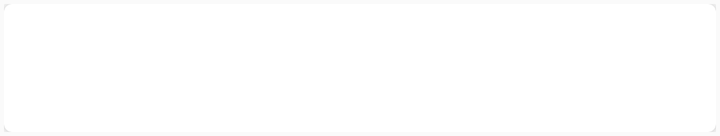
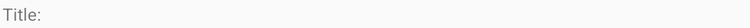

Compare how this app lays out the same screen by default and in its alternative resource folder. The renders come first, then the two layout files and the values they reference.
<!-- AndroidManifest.xml: application theme AppTheme -->
<!-- res/layout/receipt_list_item.xml -->
<?xml version="1.0" encoding="utf-8"?>
<LinearLayout xmlns:android="http://schemas.android.com/apk/res/android"
    xmlns:tools="http://schemas.android.com/tools"
    android:layout_width="match_parent"
    android:layout_height="wrap_content"
    android:orientation="horizontal"
    android:padding="2dp">
    <android.support.v7.widget.CardView
        xmlns:card_view="http://schemas.android.com/apk/res-auto"
        android:id="@+id/card_view"
        android:layout_gravity="center"
        android:layout_width="match_parent"
        android:layout_height="match_parent"
        card_view:cardCornerRadius="4dp">
        <LinearLayout
            android:layout_width="match_parent"
            android:layout_height="wrap_content"
            android:orientation="vertical"
            android:padding="16dp">
            <TextView

                android:layout_width="match_parent"
                android:layout_height="wrap_content"
                android:layout_marginBottom="8dp"
                android:id="@+id/receipt_title"
                android:textColor="#000"
                android:textSize="18sp"
                android:adjustViewBounds="true"/>
            <ImageView
                android:adjustViewBounds="true"
                android:id="@+id/receipt_image"
                android:layout_width="match_parent"
                android:layout_height="wrap_content"/>
        </LinearLayout>


    </android.support.v7.widget.CardView>

</LinearLayout>
<!-- resources referenced by this layout -->
<resources>
  <style name="AppTheme" parent="Theme.AppCompat.Light.DarkActionBar">
          
          <item name="colorPrimary">@color/colorPrimary</item>
          <item name="colorPrimaryDark">@color/colorPrimaryDark</item>
          <item name="colorAccent">@color/colorAccent</item>
      </style>
</resources>
<!-- res/layout-sw600dp/receipt_list_item.xml (the repository's variant of the layout above) -->
<!-- drawn on a 7-inch tablet held upright -->
<?xml version="1.0" encoding="utf-8"?>
<LinearLayout xmlns:android="http://schemas.android.com/apk/res/android"
    xmlns:tools="http://schemas.android.com/tools"
    android:layout_width="match_parent"
    android:layout_height="wrap_content"
    android:orientation="horizontal"
    android:padding="2dp">

    <TextView
        android:text="Title:"
        android:layout_width="wrap_content"
        android:layout_height="wrap_content"
        />
    <TextView
        android:id="@+id/receipt_title"
        android:layout_width="wrap_content"
        android:layout_height="wrap_content"
        />
    <ImageView
        android:adjustViewBounds="true"
        android:id="@+id/image_iv"
        android:layout_width="match_parent"
        android:layout_height="wrap_content"/>
</LinearLayout>
